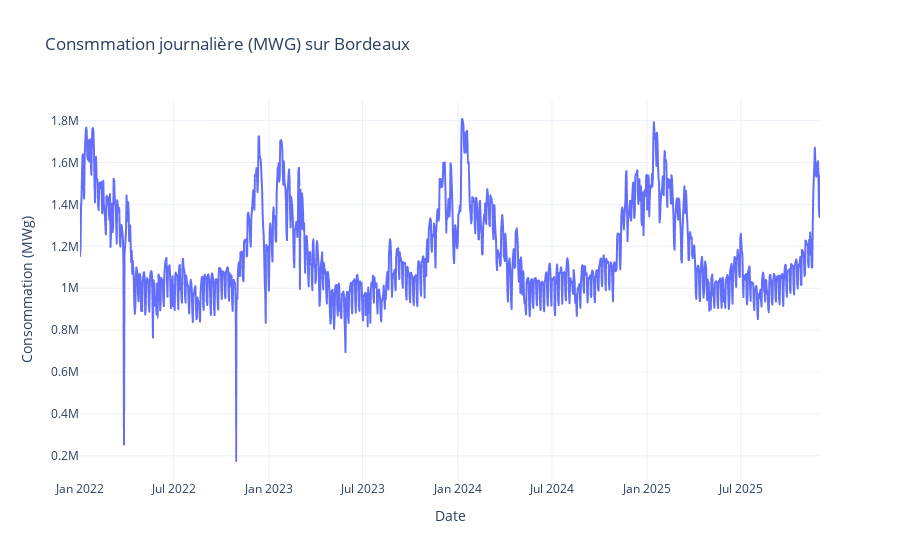

The cell this chart's notebook holds for it:
### Markdown cell above
# Eda

### Code cell
fig = px.line(
    df, 
    x="date", 
    y='daily_conso_mgw', 
    title="Consmmation journalière (MWG) sur Bordeaux", 
    labels={'date': 'Date', 'daily_conso_mgw': 'Consommation (MWg)'}
)

fig.update_layout(
    xaxis_title='Date',
    yaxis_title='Consommation (MWg)',
    template='plotly_white'
)

fig.show()

### Figure 1 — Plotly figure (JSON) as saved in the notebook; plotly's stock layout.template omitted (floating-point values rounded to 4 significant figures; data arrays with more than 128 entries replaced by an {"elided": "..."} marker saying what was removed)
{"data": [{"hovertemplate": "Date=%{x}<br>Consommation (MWg)=%{y}<extra></extra>", "legendgroup": "", "line": {"color": "#636efa", "dash": "solid"}, "marker": {"symbol": "circle"}, "mode": "lines", "name": "", "showlegend": false, "type": "scattergl", "x": {"elided": "1431 str values"}, "xaxis": "x", "y": {"elided": "1431 int values"}, "yaxis": "y"}], "layout": {"legend": {"tracegroupgap": 0}, "title": {"text": "Consmmation journalière (MWG) sur Bordeaux"}, "xaxis": {"anchor": "y", "domain": [0, 1], "title": {"text": "Date"}}, "yaxis": {"anchor": "x", "domain": [0, 1], "title": {"text": "Consommation (MWg)"}}}}
